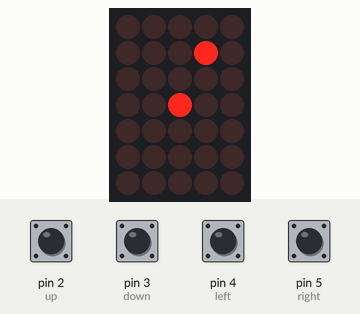
The sketch below on a simulated Arduino Uno, built with avr-gcc and run on an emulated ATmega328P. Parts: 5×7 LED matrix. Wiring (inferred from the names in the program): LED matrix (orientation assumed): rows pin 11, pin 12, A0, A1, A2, A3, A4; columns pin 9, pin 8, pin 7, pin 6, pin 10. The test bench sets the inputs (shaded band); at power-on: pin 2 (up), pin 3 (down), pin 4 (left), pin 5 (right) HIGH. Random numbers use the default seed unless the sketch sets one.

Above: at 1.2 s.
1.3 s: pin 4 (left) pulled LOW for 0.15 s
At 1.6 s:
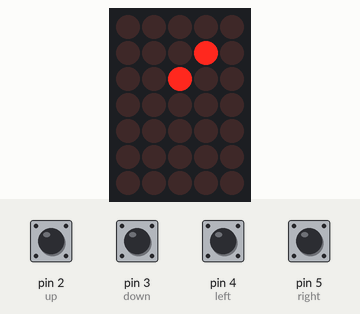
2.0 s: pin 5 (right) pulled LOW for 0.15 s
At 2.21 s:
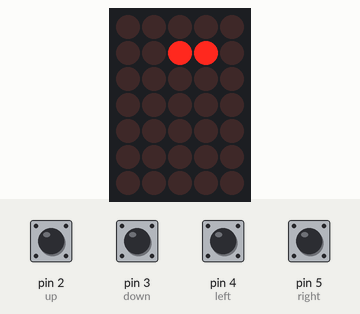
2.7 s: pin 2 (up) pulled LOW for 0.15 s
At 3.03 s:
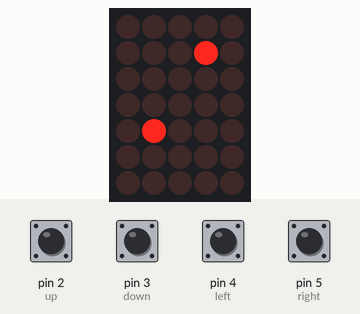
4.8 s: pin 3 (down) pulled LOW for 0.15 s
At 6.1 s:
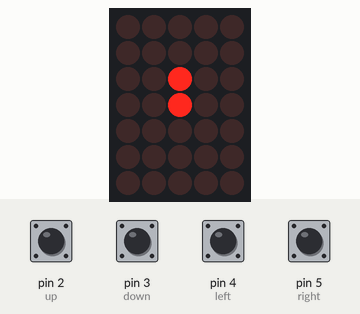
6.9 s: pin 5 (right) pulled LOW for 1 s
At 7.75 s:
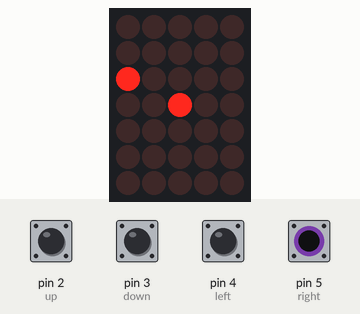
9.4 s: pin 2 (up) pulled LOW for 1 s
At 10.21 s:
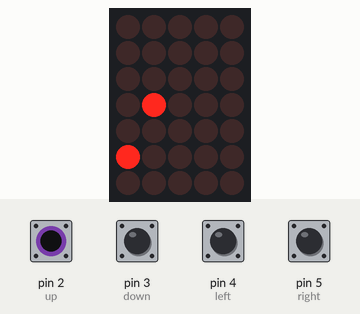
Timing chart, 0 to 12.4 s (numbered marks = the images above; inputs shaded):
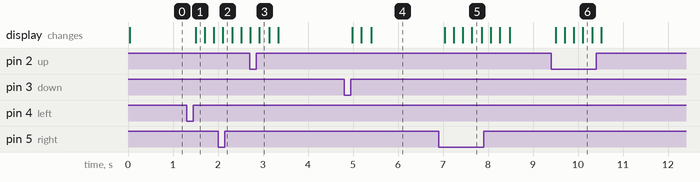

The sketch:

LedMatrix.ino
```cpp
//5x7_LED Matrix Snake Game

//Input Pins
const int up = 2;
const int down = 3;
const int left = 4;
const int right = 5;

//LED Matrix Size
const int rowSize = 5;
const int columnSize = 7;

//Matrix Pins
const int row[rowSize] = {9, 8, 7, 6, 10};
const int column[columnSize] = {11, 12, A0, A1, A2, A3, A4};

boolean frame[rowSize][columnSize];

const int gameIntervall = 200; //Snake moves every 200ms
const int snakeStartX = 2;
const int snakeStartY = 3;
const int snakeStartLength = 1;
unsigned long lastGameInterrupt = 0;
int snakeLength;
int snakeX[rowSize*columnSize];
int snakeY[rowSize*columnSize];
int xDir;
int yDir;
int foodX;
int foodY;

void setup() {
 pinMode(up, INPUT_PULLUP);
 pinMode(down, INPUT_PULLUP);
 pinMode(left, INPUT_PULLUP);
 pinMode(right, INPUT_PULLUP);

 for(int i = 0; i < rowSize; i++) {
  pinMode(row[i], OUTPUT);
  digitalWrite(row[i], HIGH); //Row off
 }
 for(int i = 0; i < columnSize; i++) {
  pinMode(column[i], OUTPUT);
  digitalWrite(column[i], LOW); //Column off
 }
 startSnake();
}

void loop() {
  snake();
}

void snake() {
 readInput();
 moveSnake();
 checkFoodCollision();
 checkWallCollision();
 checkSelfCollision();
 drawSnake();
 display();
}

void readInput() {
  if (!digitalRead(up)) {
    xDir = -1; yDir = 0;
  }
  if (!digitalRead(down)) {
    xDir = 1; yDir = 0;
  }
  if (!digitalRead(left)) {
    yDir = -1; xDir = 0;
  }
  if (!digitalRead(right)) {
    yDir = 1; xDir = 0;
  }
}

void moveSnake() {
  if (millis() - lastGameInterrupt > gameIntervall) {
    for (int i = snakeLength; i > 0; i--) {
      snakeX[i] = snakeX[i-1];
      snakeY[i] = snakeY[i-1];
    }
    snakeX[0] += xDir;
    snakeY[0] += yDir;
    lastGameInterrupt = millis();
  }
}

void drawSnake() {
  clearPixel(snakeX[snakeLength],snakeY[snakeLength]);
  drawPixel(snakeX[0],snakeY[0]);
}

void checkWallCollision() {
  if (snakeX[0] < 0 || snakeX[0] > rowSize-1) {
    startSnake();
  }
  if (snakeY[0] < 0 || snakeY[0] > columnSize-1) {
    startSnake();
  }
}

void checkSelfCollision() {
  if (snakeLength > snakeStartLength) {
    for (int i = 1; i <= snakeLength; i++) {
      if (snakeX[0] == snakeX[i] && snakeY[0] == snakeY[i]) {
        startSnake();
      }
    }
  }
}

void checkFoodCollision() {
  if (snakeX[0] == foodX && snakeY[0] == foodY) {
    snakeLength ++;
    dropFood();
  }
}

void startSnake() {
 clearFrame();
 xDir = 0;
 yDir = 0;
 snakeLength = snakeStartLength;
 snakeX[0] = snakeStartX;
 snakeY[0] = snakeStartY;
 dropFood();
}

void dropFood() {
 do {
 foodX = random(0,rowSize-1);
 foodY = random(0,columnSize-1);
 } while (frame[foodX][foodY] == 1);
 drawPixel(foodX,foodY);
}

void display() {
  // display frame buffer
  for(int x = 0; x < rowSize; x++) {
      for(int y = 0; y < columnSize; y++) {
        digitalWrite(column[y], frame[x][y]);
      }
    digitalWrite(row[x], LOW);
    delay(2);
    digitalWrite(row[x], HIGH);
  }
}

void drawPixel(int x, int y) {
  frame[x][y] = 1;
}

void clearPixel(int x, int y) {
  frame[x][y] = 0;
}

void clearFrame() {
  for(int x = 0; x < rowSize; x++) {
    for(int y = 0; y < columnSize; y++) {
      clearPixel(x,y);
    }
  }
}
```

Measured:
- after the input at 1.3 s, the display: changes after 0.20 s (image 1)
- after the input at 4.8 s, the display: first changes after 0.18 s (image 4 shows a later state)
- after the input at 6.9 s, the display: first changes after 0.14 s (image 5 shows a later state)
- after the input at 9.4 s, the display: first changes after 0.10 s (image 6 shows a later state)
